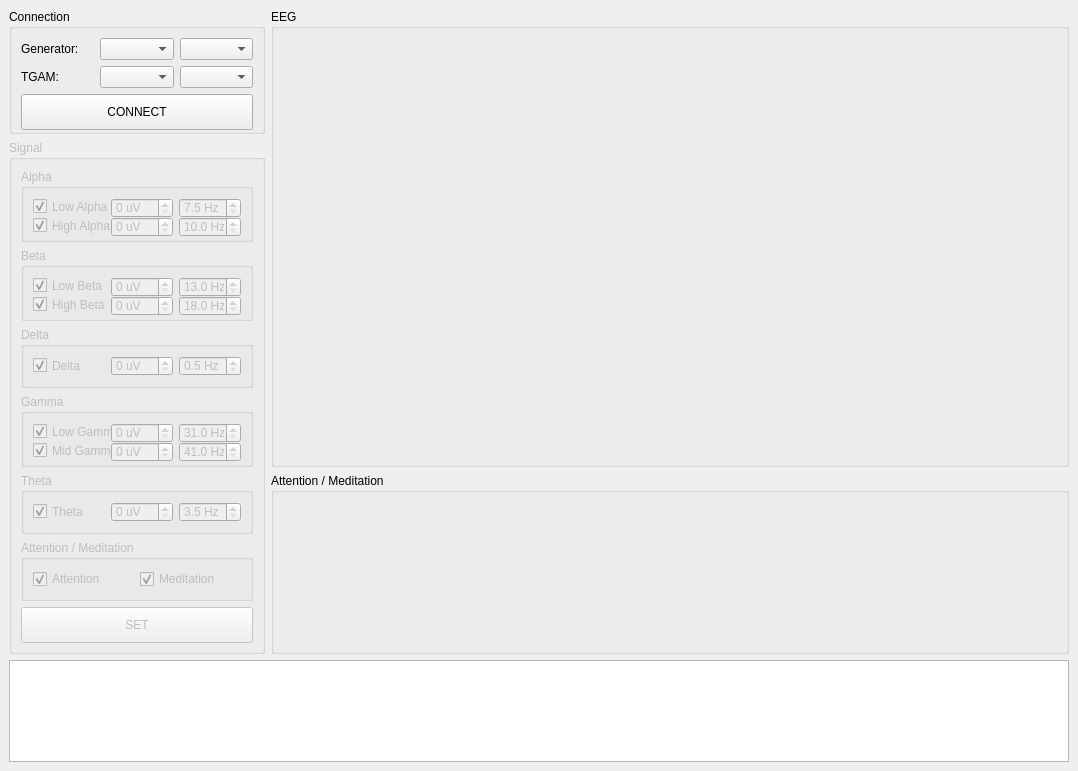
<?xml version="1.0" encoding="UTF-8"?>
<ui version="4.0">
 <class>MainWindow</class>
 <widget class="QMainWindow" name="MainWindow">
  <property name="geometry">
   <rect>
    <x>0</x>
    <y>0</y>
    <width>1078</width>
    <height>771</height>
   </rect>
  </property>
  <property name="windowTitle">
   <string>BrainGenDesktop</string>
  </property>
  <widget class="QWidget" name="central_widget">
   <layout class="QGridLayout" name="gridLayout">
    <property name="leftMargin">
     <number>9</number>
    </property>
    <property name="topMargin">
     <number>9</number>
    </property>
    <property name="rightMargin">
     <number>9</number>
    </property>
    <property name="bottomMargin">
     <number>9</number>
    </property>
    <item row="0" column="0">
     <widget class="QGroupBox" name="connection_box">
      <property name="minimumSize">
       <size>
        <width>256</width>
        <height>125</height>
       </size>
      </property>
      <property name="maximumSize">
       <size>
        <width>256</width>
        <height>125</height>
       </size>
      </property>
      <property name="title">
       <string>Connection</string>
      </property>
      <layout class="QVBoxLayout" name="connection_box_layout">
       <item>
        <layout class="QHBoxLayout" name="generator_layout">
         <item>
          <widget class="QLabel" name="generator_label">
           <property name="text">
            <string>Generator:</string>
           </property>
          </widget>
         </item>
         <item>
          <widget class="QComboBox" name="generator_port"/>
         </item>
         <item>
          <widget class="QComboBox" name="generator_baud"/>
         </item>
        </layout>
       </item>
       <item>
        <layout class="QHBoxLayout" name="tgam_layout">
         <item>
          <widget class="QLabel" name="tgam_label">
           <property name="text">
            <string>TGAM:</string>
           </property>
          </widget>
         </item>
         <item>
          <widget class="QComboBox" name="tgam_port"/>
         </item>
         <item>
          <widget class="QComboBox" name="tgam_baud"/>
         </item>
        </layout>
       </item>
       <item>
        <widget class="QPushButton" name="connection_btn">
         <property name="minimumSize">
          <size>
           <width>0</width>
           <height>36</height>
          </size>
         </property>
         <property name="maximumSize">
          <size>
           <width>16777215</width>
           <height>36</height>
          </size>
         </property>
         <property name="text">
          <string>CONNECT</string>
         </property>
        </widget>
       </item>
      </layout>
     </widget>
    </item>
    <item row="0" column="1" rowspan="2">
     <widget class="QGroupBox" name="eeg_graph">
      <property name="minimumSize">
       <size>
        <width>798</width>
        <height>458</height>
       </size>
      </property>
      <property name="maximumSize">
       <size>
        <width>16777215</width>
        <height>458</height>
       </size>
      </property>
      <property name="title">
       <string>EEG</string>
      </property>
     </widget>
    </item>
    <item row="1" column="0" rowspan="2">
     <widget class="QGroupBox" name="signal_box">
      <property name="enabled">
       <bool>false</bool>
      </property>
      <property name="minimumSize">
       <size>
        <width>256</width>
        <height>514</height>
       </size>
      </property>
      <property name="maximumSize">
       <size>
        <width>256</width>
        <height>514</height>
       </size>
      </property>
      <property name="title">
       <string>Signal</string>
      </property>
      <layout class="QVBoxLayout" name="signal_box_layout">
       <item>
        <widget class="QGroupBox" name="alpha_box">
         <property name="title">
          <string>Alpha</string>
         </property>
         <layout class="QVBoxLayout" name="alpha_box_layout">
          <item>
           <layout class="QHBoxLayout" name="low_alpha_layout">
            <item>
             <widget class="QCheckBox" name="low_alpha_checkbox">
              <property name="minimumSize">
               <size>
                <width>82</width>
                <height>17</height>
               </size>
              </property>
              <property name="maximumSize">
               <size>
                <width>82</width>
                <height>17</height>
               </size>
              </property>
              <property name="text">
               <string>Low Alpha</string>
              </property>
              <property name="checked">
               <bool>true</bool>
              </property>
             </widget>
            </item>
            <item>
             <widget class="QSpinBox" name="low_alpha_amplitude">
              <property name="minimumSize">
               <size>
                <width>62</width>
                <height>20</height>
               </size>
              </property>
              <property name="maximumSize">
               <size>
                <width>62</width>
                <height>20</height>
               </size>
              </property>
              <property name="suffix">
               <string> uV</string>
              </property>
              <property name="maximum">
               <number>255</number>
              </property>
             </widget>
            </item>
            <item>
             <widget class="QDoubleSpinBox" name="low_alpha_frequency">
              <property name="minimumSize">
               <size>
                <width>62</width>
                <height>20</height>
               </size>
              </property>
              <property name="maximumSize">
               <size>
                <width>62</width>
                <height>20</height>
               </size>
              </property>
              <property name="suffix">
               <string> Hz</string>
              </property>
              <property name="decimals">
               <number>1</number>
              </property>
              <property name="minimum">
               <double>7.500000000000000</double>
              </property>
              <property name="maximum">
               <double>9.199999999999999</double>
              </property>
              <property name="singleStep">
               <double>0.100000000000000</double>
              </property>
             </widget>
            </item>
           </layout>
          </item>
          <item>
           <layout class="QHBoxLayout" name="high_alpha_layout">
            <item>
             <widget class="QCheckBox" name="high_alpha_checkbox">
              <property name="minimumSize">
               <size>
                <width>82</width>
                <height>17</height>
               </size>
              </property>
              <property name="maximumSize">
               <size>
                <width>82</width>
                <height>17</height>
               </size>
              </property>
              <property name="text">
               <string>High Alpha</string>
              </property>
              <property name="checked">
               <bool>true</bool>
              </property>
             </widget>
            </item>
            <item>
             <widget class="QSpinBox" name="high_alpha_amplitude">
              <property name="minimumSize">
               <size>
                <width>62</width>
                <height>20</height>
               </size>
              </property>
              <property name="maximumSize">
               <size>
                <width>62</width>
                <height>20</height>
               </size>
              </property>
              <property name="suffix">
               <string> uV</string>
              </property>
              <property name="maximum">
               <number>255</number>
              </property>
             </widget>
            </item>
            <item>
             <widget class="QDoubleSpinBox" name="high_alpha_frequency">
              <property name="minimumSize">
               <size>
                <width>62</width>
                <height>20</height>
               </size>
              </property>
              <property name="maximumSize">
               <size>
                <width>62</width>
                <height>20</height>
               </size>
              </property>
              <property name="suffix">
               <string> Hz</string>
              </property>
              <property name="decimals">
               <number>1</number>
              </property>
              <property name="minimum">
               <double>10.000000000000000</double>
              </property>
              <property name="maximum">
               <double>11.699999999999999</double>
              </property>
              <property name="singleStep">
               <double>0.100000000000000</double>
              </property>
             </widget>
            </item>
           </layout>
          </item>
         </layout>
        </widget>
       </item>
       <item>
        <widget class="QGroupBox" name="beta_box">
         <property name="title">
          <string>Beta</string>
         </property>
         <layout class="QVBoxLayout" name="beta_box_layout">
          <item>
           <layout class="QHBoxLayout" name="low_beta_layout">
            <item>
             <widget class="QCheckBox" name="low_beta_checkbox">
              <property name="minimumSize">
               <size>
                <width>82</width>
                <height>17</height>
               </size>
              </property>
              <property name="maximumSize">
               <size>
                <width>82</width>
                <height>17</height>
               </size>
              </property>
              <property name="text">
               <string>Low Beta</string>
              </property>
              <property name="checked">
               <bool>true</bool>
              </property>
             </widget>
            </item>
            <item>
             <widget class="QSpinBox" name="low_beta_amplitude">
              <property name="minimumSize">
               <size>
                <width>62</width>
                <height>20</height>
               </size>
              </property>
              <property name="maximumSize">
               <size>
                <width>62</width>
                <height>20</height>
               </size>
              </property>
              <property name="suffix">
               <string> uV</string>
              </property>
              <property name="maximum">
               <number>255</number>
              </property>
             </widget>
            </item>
            <item>
             <widget class="QDoubleSpinBox" name="low_beta_frequency">
              <property name="minimumSize">
               <size>
                <width>62</width>
                <height>20</height>
               </size>
              </property>
              <property name="maximumSize">
               <size>
                <width>62</width>
                <height>20</height>
               </size>
              </property>
              <property name="suffix">
               <string> Hz</string>
              </property>
              <property name="decimals">
               <number>1</number>
              </property>
              <property name="minimum">
               <double>13.000000000000000</double>
              </property>
              <property name="maximum">
               <double>16.699999999999999</double>
              </property>
              <property name="singleStep">
               <double>0.100000000000000</double>
              </property>
             </widget>
            </item>
           </layout>
          </item>
          <item>
           <layout class="QHBoxLayout" name="high_beta_layout">
            <item>
             <widget class="QCheckBox" name="high_beta_checkbox">
              <property name="minimumSize">
               <size>
                <width>82</width>
                <height>17</height>
               </size>
              </property>
              <property name="maximumSize">
               <size>
                <width>82</width>
                <height>17</height>
               </size>
              </property>
              <property name="text">
               <string>High Beta</string>
              </property>
              <property name="checked">
               <bool>true</bool>
              </property>
             </widget>
            </item>
            <item>
             <widget class="QSpinBox" name="high_beta_amplitude">
              <property name="minimumSize">
               <size>
                <width>62</width>
                <height>20</height>
               </size>
              </property>
              <property name="maximumSize">
               <size>
                <width>62</width>
                <height>20</height>
               </size>
              </property>
              <property name="suffix">
               <string> uV</string>
              </property>
              <property name="maximum">
               <number>255</number>
              </property>
             </widget>
            </item>
            <item>
             <widget class="QDoubleSpinBox" name="high_beta_frequency">
              <property name="minimumSize">
               <size>
                <width>62</width>
                <height>20</height>
               </size>
              </property>
              <property name="maximumSize">
               <size>
                <width>62</width>
                <height>20</height>
               </size>
              </property>
              <property name="suffix">
               <string> Hz</string>
              </property>
              <property name="decimals">
               <number>1</number>
              </property>
              <property name="minimum">
               <double>18.000000000000000</double>
              </property>
              <property name="maximum">
               <double>29.699999999999999</double>
              </property>
              <property name="singleStep">
               <double>0.100000000000000</double>
              </property>
             </widget>
            </item>
           </layout>
          </item>
         </layout>
        </widget>
       </item>
       <item>
        <widget class="QGroupBox" name="delta_box">
         <property name="title">
          <string>Delta</string>
         </property>
         <layout class="QVBoxLayout" name="delta_box_layout">
          <item>
           <layout class="QHBoxLayout" name="delta_layout">
            <item>
             <widget class="QCheckBox" name="delta_checkbox">
              <property name="minimumSize">
               <size>
                <width>82</width>
                <height>17</height>
               </size>
              </property>
              <property name="maximumSize">
               <size>
                <width>82</width>
                <height>17</height>
               </size>
              </property>
              <property name="text">
               <string>Delta</string>
              </property>
              <property name="checked">
               <bool>true</bool>
              </property>
             </widget>
            </item>
            <item>
             <widget class="QSpinBox" name="delta_amplitude">
              <property name="minimumSize">
               <size>
                <width>62</width>
                <height>20</height>
               </size>
              </property>
              <property name="maximumSize">
               <size>
                <width>62</width>
                <height>20</height>
               </size>
              </property>
              <property name="suffix">
               <string> uV</string>
              </property>
              <property name="maximum">
               <number>255</number>
              </property>
             </widget>
            </item>
            <item>
             <widget class="QDoubleSpinBox" name="delta_frequency">
              <property name="minimumSize">
               <size>
                <width>62</width>
                <height>20</height>
               </size>
              </property>
              <property name="maximumSize">
               <size>
                <width>62</width>
                <height>20</height>
               </size>
              </property>
              <property name="suffix">
               <string> Hz</string>
              </property>
              <property name="decimals">
               <number>1</number>
              </property>
              <property name="minimum">
               <double>0.500000000000000</double>
              </property>
              <property name="maximum">
               <double>2.700000000000000</double>
              </property>
              <property name="singleStep">
               <double>0.100000000000000</double>
              </property>
             </widget>
            </item>
           </layout>
          </item>
         </layout>
        </widget>
       </item>
       <item>
        <widget class="QGroupBox" name="gamma_box">
         <property name="title">
          <string>Gamma</string>
         </property>
         <layout class="QVBoxLayout" name="gamma_box_layout">
          <item>
           <layout class="QHBoxLayout" name="low_gamma_layout">
            <item>
             <widget class="QCheckBox" name="low_gamma_checkbox">
              <property name="minimumSize">
               <size>
                <width>82</width>
                <height>17</height>
               </size>
              </property>
              <property name="maximumSize">
               <size>
                <width>82</width>
                <height>17</height>
               </size>
              </property>
              <property name="text">
               <string>Low Gamma</string>
              </property>
              <property name="checked">
               <bool>true</bool>
              </property>
             </widget>
            </item>
            <item>
             <widget class="QSpinBox" name="low_gamma_amplitude">
              <property name="minimumSize">
               <size>
                <width>62</width>
                <height>20</height>
               </size>
              </property>
              <property name="maximumSize">
               <size>
                <width>62</width>
                <height>20</height>
               </size>
              </property>
              <property name="suffix">
               <string> uV</string>
              </property>
              <property name="maximum">
               <number>255</number>
              </property>
             </widget>
            </item>
            <item>
             <widget class="QDoubleSpinBox" name="low_gamma_frequency">
              <property name="minimumSize">
               <size>
                <width>62</width>
                <height>20</height>
               </size>
              </property>
              <property name="maximumSize">
               <size>
                <width>62</width>
                <height>20</height>
               </size>
              </property>
              <property name="suffix">
               <string> Hz</string>
              </property>
              <property name="decimals">
               <number>1</number>
              </property>
              <property name="minimum">
               <double>31.000000000000000</double>
              </property>
              <property name="maximum">
               <double>39.700000000000003</double>
              </property>
              <property name="singleStep">
               <double>0.100000000000000</double>
              </property>
             </widget>
            </item>
           </layout>
          </item>
          <item>
           <layout class="QHBoxLayout" name="mid_gamma_layout">
            <item>
             <widget class="QCheckBox" name="mid_gamma_checkbox">
              <property name="minimumSize">
               <size>
                <width>82</width>
                <height>17</height>
               </size>
              </property>
              <property name="maximumSize">
               <size>
                <width>82</width>
                <height>17</height>
               </size>
              </property>
              <property name="text">
               <string>Mid Gamma</string>
              </property>
              <property name="checked">
               <bool>true</bool>
              </property>
             </widget>
            </item>
            <item>
             <widget class="QSpinBox" name="mid_gamma_amplitude">
              <property name="minimumSize">
               <size>
                <width>62</width>
                <height>20</height>
               </size>
              </property>
              <property name="maximumSize">
               <size>
                <width>62</width>
                <height>20</height>
               </size>
              </property>
              <property name="suffix">
               <string> uV</string>
              </property>
              <property name="maximum">
               <number>255</number>
              </property>
             </widget>
            </item>
            <item>
             <widget class="QDoubleSpinBox" name="mid_gamma_frequency">
              <property name="minimumSize">
               <size>
                <width>62</width>
                <height>20</height>
               </size>
              </property>
              <property name="maximumSize">
               <size>
                <width>62</width>
                <height>20</height>
               </size>
              </property>
              <property name="suffix">
               <string> Hz</string>
              </property>
              <property name="decimals">
               <number>1</number>
              </property>
              <property name="minimum">
               <double>41.000000000000000</double>
              </property>
              <property name="maximum">
               <double>49.700000000000003</double>
              </property>
              <property name="singleStep">
               <double>0.100000000000000</double>
              </property>
             </widget>
            </item>
           </layout>
          </item>
         </layout>
        </widget>
       </item>
       <item>
        <widget class="QGroupBox" name="theta_box">
         <property name="title">
          <string>Theta</string>
         </property>
         <layout class="QVBoxLayout" name="theta_box_layout">
          <item>
           <layout class="QHBoxLayout" name="theta_layout">
            <item>
             <widget class="QCheckBox" name="theta_checkbox">
              <property name="minimumSize">
               <size>
                <width>82</width>
                <height>17</height>
               </size>
              </property>
              <property name="maximumSize">
               <size>
                <width>82</width>
                <height>17</height>
               </size>
              </property>
              <property name="text">
               <string>Theta</string>
              </property>
              <property name="checked">
               <bool>true</bool>
              </property>
             </widget>
            </item>
            <item>
             <widget class="QSpinBox" name="theta_amplitude">
              <property name="minimumSize">
               <size>
                <width>62</width>
                <height>20</height>
               </size>
              </property>
              <property name="maximumSize">
               <size>
                <width>62</width>
                <height>20</height>
               </size>
              </property>
              <property name="suffix">
               <string> uV</string>
              </property>
              <property name="maximum">
               <number>255</number>
              </property>
             </widget>
            </item>
            <item>
             <widget class="QDoubleSpinBox" name="theta_frequency">
              <property name="minimumSize">
               <size>
                <width>62</width>
                <height>20</height>
               </size>
              </property>
              <property name="maximumSize">
               <size>
                <width>62</width>
                <height>20</height>
               </size>
              </property>
              <property name="suffix">
               <string> Hz</string>
              </property>
              <property name="decimals">
               <number>1</number>
              </property>
              <property name="minimum">
               <double>3.500000000000000</double>
              </property>
              <property name="maximum">
               <double>6.700000000000000</double>
              </property>
              <property name="singleStep">
               <double>0.100000000000000</double>
              </property>
             </widget>
            </item>
           </layout>
          </item>
         </layout>
        </widget>
       </item>
       <item>
        <widget class="QGroupBox" name="attention_box">
         <property name="title">
          <string>Attention / Meditation</string>
         </property>
         <layout class="QHBoxLayout" name="attention_box_layout">
          <item>
           <widget class="QCheckBox" name="attention_checkbox">
            <property name="text">
             <string>Attention</string>
            </property>
            <property name="checked">
             <bool>true</bool>
            </property>
           </widget>
          </item>
          <item>
           <widget class="QCheckBox" name="meditation_checkbox">
            <property name="text">
             <string>Meditation</string>
            </property>
            <property name="checked">
             <bool>true</bool>
            </property>
           </widget>
          </item>
         </layout>
        </widget>
       </item>
       <item>
        <widget class="QPushButton" name="signal_btn">
         <property name="minimumSize">
          <size>
           <width>0</width>
           <height>36</height>
          </size>
         </property>
         <property name="maximumSize">
          <size>
           <width>16777215</width>
           <height>36</height>
          </size>
         </property>
         <property name="text">
          <string>SET</string>
         </property>
        </widget>
       </item>
      </layout>
     </widget>
    </item>
    <item row="2" column="1">
     <widget class="QGroupBox" name="attention_graph">
      <property name="minimumSize">
       <size>
        <width>798</width>
        <height>181</height>
       </size>
      </property>
      <property name="maximumSize">
       <size>
        <width>16777215</width>
        <height>181</height>
       </size>
      </property>
      <property name="title">
       <string>Attention / Meditation</string>
      </property>
     </widget>
    </item>
    <item row="3" column="0" colspan="2">
     <widget class="QTextBrowser" name="log">
      <property name="minimumSize">
       <size>
        <width>1060</width>
        <height>102</height>
       </size>
      </property>
     </widget>
    </item>
   </layout>
  </widget>
 </widget>
 <resources/>
 <connections/>
</ui>
